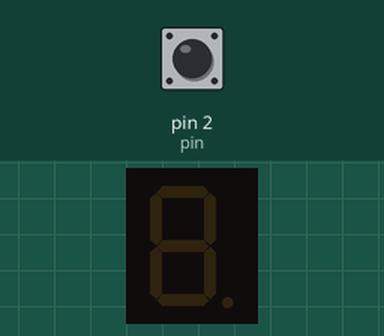
Bench run of a sketch on a simulated Arduino Uno, built with avr-gcc and run on an emulated ATmega328P. Shown: 1-digit seven-segment display. Wiring (inferred from the names in the program): 1-digit 7-segment display, segments lit when HIGH: segments pin 3, pin 4, pin 5, pin 6, pin 7, pin 8, pin 9. The test bench sets the inputs (shaded band); at power-on: pin 2 (pin) LOW. The segment pins are drawn as the display they are named for.

Above: at 1.2 s.
1.3 s: pin 2 (pin) pulsed HIGH 5 times (0.12 s each, 0.3 s apart)
At 2.12 s:
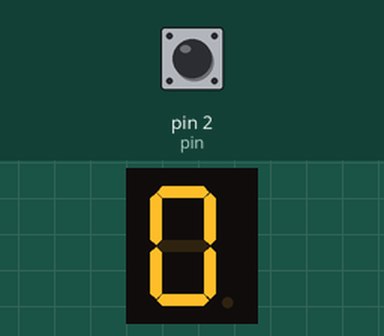
At 4.0 s:
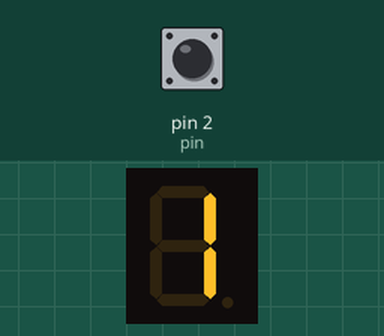
Timing chart, 0 to 5.5 s (numbered marks = the images above; inputs shaded):
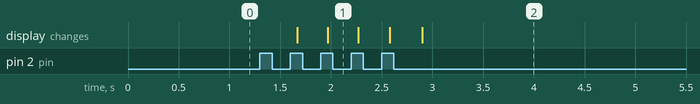

The sketch:

Blink3.ino
```cpp
int NUM = 0, pin = 2, a = 3, b = 4, c = 5, d = 6, e = 7, f = 8, g = 9;
void setup() {
  Serial.begin(9600);
  pinMode(pin, INPUT);
  pinMode(a, OUTPUT);
  pinMode(b, OUTPUT);
  pinMode(c, OUTPUT);
  pinMode(d, OUTPUT);
  pinMode(e, OUTPUT);
  pinMode(f, OUTPUT);
  pinMode(g, OUTPUT);

}

// the loop function runs over and over again forever
void loop() {
  if (digitalRead(pin) == HIGH) {
    while (digitalRead(pin) == HIGH) {}
    delay(250);
    if (NUM == 0) {
      NUM = 1;
      digitalWrite(a, LOW);
      digitalWrite(b, HIGH);
      digitalWrite(c, HIGH);
      digitalWrite(d, LOW);
      digitalWrite(e, LOW);
      digitalWrite(f, LOW);
      digitalWrite(g, LOW);
    }
    else {
      NUM = 0;
      digitalWrite(a, HIGH);
      digitalWrite(b, HIGH);
      digitalWrite(c, HIGH);
      digitalWrite(d, HIGH);
      digitalWrite(e, HIGH);
      digitalWrite(f, HIGH);
      digitalWrite(g, LOW);
    }
  }
}
```

Measured:
- after the input at 1.3 s, the display: first changes after 0.37 s (image 1 shows a later state)
